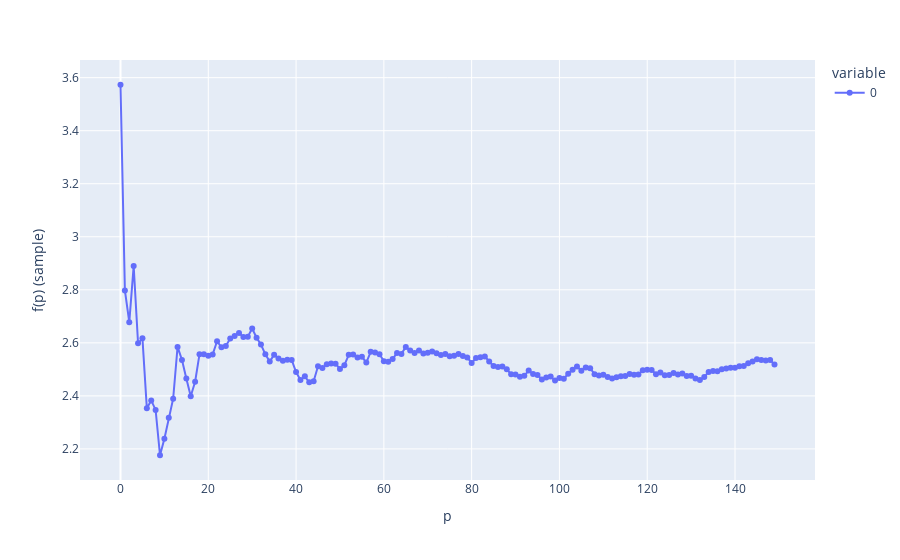

Notebook code cell kept with this figure:
### Code cell
import autograd.numpy as np
from autograd import grad
import plotly.express as px

M = 10
eta = 2

def umsatz_sample(p):
    # maximum demand: normally distributed around M
    M_sample = prng.normal(M, 2)
    # (negative) price elasticity: normally distributed around eta
    eta_sample = prng.normal(eta, 0.2)
    
    return p*(M_sample - eta_sample*p)

grad_u = grad(umsatz_sample)

# Startwert für p
p = 1.8

# Startschrittweite
alpha0 = 0.5

all_p = []
for k in range(150):
    # Harmonische Schrittweite
    alpha = 1/(k+1) * alpha0
    p = p + alpha * grad_u(p)
    all_p.append(p)


print(f"Lösung nach {k+1} Iterationen: {p}")

# Verlauf der Zielfunktion über die Iterationen
px.line(all_p, markers=True, labels={"index":"p", "value":"f(p) (sample)"})

### Figure 1 — Plotly figure (JSON) as saved in the notebook; plotly's stock layout.template omitted (floating-point values rounded to 4 significant figures; data arrays with more than 128 entries replaced by an {"elided": "..."} marker saying what was removed)
{"data": [{"hovertemplate": "variable=0<br>p=%{x}<br>f(p) (sample)=%{y}<extra></extra>", "legendgroup": "0", "line": {"color": "#636efa", "dash": "solid"}, "marker": {"symbol": "circle"}, "mode": "lines+markers", "name": "0", "orientation": "v", "showlegend": true, "type": "scatter", "x": {"elided": "150 int values"}, "xaxis": "x", "y": {"elided": "150 float values"}, "yaxis": "y"}], "layout": {"legend": {"title": {"text": "variable"}, "tracegroupgap": 0}, "margin": {"t": 60}, "xaxis": {"anchor": "y", "domain": [0, 1], "title": {"text": "p"}}, "yaxis": {"anchor": "x", "domain": [0, 1], "title": {"text": "f(p) (sample)"}}}}
